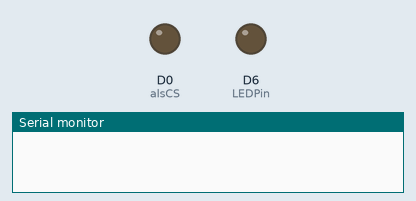
Simulated run of this sketch. Board: Arduino MKR. Shown: output pins drawn as LEDs (lit = HIGH), the last lines printed to the serial monitor. WiFi joins after 1.5 s; servers stay silent unless stated; no MQTT or app messages arrive unless stated.

Above: at 0.0 s.
At 8.6 s:
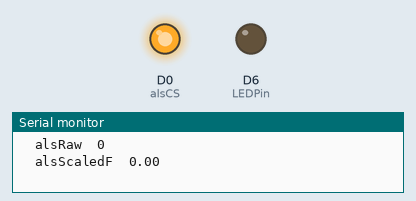
Timing chart, 0 to 10.1 s (numbered marks = the images above):
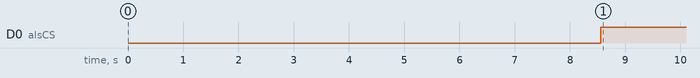

Measured:
- by itself, D0 (alsCS): LOW → HIGH at 8.6 s

The sketch:

Wat_MKR_SPI_ALS2_H_sim2_F3AC.ino
```cpp
/*
MKR1000 connecting to IBM Watson IoT Platform

Based on documentation and "recipes" on IBM Bluemix
https://www.ibm.com/cloud-computing/bluemix/watson
Timo Karppinen 19.2.2017

Modified for testing SPI Ambient light sensor board Digilent PmodALS
Please connect
MKR1000 - PmodALS
GND - 5 GND
Vcc - 6 Vcc
9 SCK - 4 SCK
10 MISO - 3 MISO
2 - 1 SS

ALS data on the SPI
D15 ... D13 - three zeros
D12 ... D04 - 8 bits of ambient light data
D03 ... D00 - four zeros

Details on the connection of ADC chip on ALS board are given
http://www.ti.com/lit/ds/symlink/adc081s021.pdf
Timo Karppinen 25.1.2018
 */

#include <SPI.h>
#include <WiFi101.h>
#include <WiFiSSLClient.h>
#include <MQTTClient.h>  // The Gaehwiler mqtt client

// WLAN
//char ssid[] = "Moto_Z2_TK"; //  your network SSID (name)
//char pass[] = "xxxxxxxxxx";    // your network password (use for WPA)

char ssid[] = "HAMKvisitor"; //  your network SSID (name)
char pass[] = "xxxxxxxxx";    // your network password (use for WPA)

//char ssid[] = "Nelli";
//char pass[] = "xxxxxxxxxxx";


// IBM Watson
// Your organization and device needs to be registered in IBM Watson IoT Platform.
// Instruction for registering on page
// https://internetofthings.ibmcloud.com/#

//char *client_id = "d:<your Organization ID>:<your Device Type>:<your Device ID>";
char *client_id = "d:8yyyy:A_MKR1000:sim2_1234";
char *user_id = "use-token-auth";   // telling that authentication will be done with token
char *authToken = "mExxxxxxxa0"; // Your IBM Watson Authentication Token

//char *ibm_hostname = “your-org-id.messaging.internetofthings.ibmcloud.com”;
char *ibm_hostname = "8yyyyyy.messaging.internetofthings.ibmcloud.com";

// sensors and LEDS
const int LEDPin = LED_BUILTIN;     // must be a pin that supports PWM. 0...8 on MKR1000
// PModALS
const int alsCS = 0;        // chip select for sensor SPI communication
byte alsByte0 = 0;           // 8 bit data from sensor board
byte alsByte1 = 0;           // 8 bit data from sensor board
byte alsByteSh0 = 0;
byte alsByteSh1 = 0;
int als8bit = 0;
int alsRaw = 0;
float alsScaledF = 0;


int blinkState = 0;

/*use this class if you connect using SSL
 * WiFiSSLClient net;
*/
WiFiClient net;
MQTTClient MQTTc;

unsigned long lastSampleMillis = 0;
unsigned long previousWiFiBeginMillis = 0;
unsigned long lastWatsonMillis = 0;
unsigned long lastPrintMillis = 0;


void setup()
{
  Serial.begin(9600);
  delay(2000); // Wait for wifi unit to power up
  WiFi.begin(ssid, pass);
  delay(5000); // Wait for WiFi to connect
  Serial.println("Connected to WLAN");
  printWiFiStatus();

  /*
    client.begin("<Address Watson IOT>", 1883, net);
    Address Watson IOT: <WatsonIOTOrganizationID>.messaging.internetofthings.ibmcloud.com
    Example:
    client.begin("iqwckl.messaging.internetofthings.ibmcloud.com", 1883, net);
  */
  MQTTc.begin(ibm_hostname, 1883, net);  // Cut for testing without Watson

  connect();

  SPI.begin();
  // Set up the I/O pins
  pinMode(alsCS, OUTPUT);
  digitalWrite(alsCS, HIGH);   // for not communicating with ALS at the moment

  pinMode(LEDPin, OUTPUT);


}

void loop() {
   MQTTc.loop();  // Cut for testing without Watson


  // opening and closing SPI communication for reading sensor
  if(millis() - lastSampleMillis > 500)
  {
    lastSampleMillis = millis();
    SPI.beginTransaction(SPISettings(14000000, MSBFIRST, SPI_MODE0));
    digitalWrite(alsCS, LOW);

    alsByte0 = SPI.transfer(0x00);
    alsByte1 = SPI.transfer(0x00);

    digitalWrite(alsCS, HIGH);
    SPI.endTransaction();


    alsByteSh0 = alsByte0 << 4;
    alsByteSh1 = alsByte1 >> 4;


    als8bit =( alsByteSh0 | alsByteSh1 );

    alsRaw = als8bit; //
    alsScaledF = float(alsRaw)*6.68;

  }

  // Print on serial monitor once in 1000 millisecond
  if(millis() - lastPrintMillis > 1000)
  {
    Serial.print("als bytes from sensor without leading zeros  ");
    Serial.print(alsByteSh0, BIN);
    Serial.print("  ");
    Serial.print(alsByteSh1, BIN);
    Serial.print("  als8bit   ");
    Serial.println(als8bit, BIN);
    Serial.print("  alsRaw  ");
    Serial.println(alsRaw);
    Serial.print("  alsScaledF  ");
    Serial.println(alsScaledF);

    lastPrintMillis = millis();
  }

     // publish a message every  60 second.
     if(millis() - lastWatsonMillis > 60000)
     {
      Serial.println("Publishing to Watson...");
        if(!MQTTc.connected()) {    // Cut for testing without Watson
         connect();                 // Cut for testing without Watson
        }                           // Cut for testing without Watson
        lastWatsonMillis = millis();
         //Cut for testing without Watson

    //ok   String wpayload = "{\"d\":{\"AmbientLightSensor\":\"ALS1 \",\"ALSScaled\":123.4, \"ALSStreight\":5678}}";
          String wpayload = "{\"d\":{\"AmbientLightSensor\":\"ALS1 \",\"ALSScaled\":" + String(alsScaledF)+ ", \"ALSStreight\":" + String(alsRaw)+"}}";

          MQTTc.publish("iot-2/evt/AmbientLight/fmt/json", wpayload);

     }

    delay(1);

// end of loop
}

void connect()
{
  Serial.print("checking WLAN...");
  while (WiFi.status() != WL_CONNECTED)
  {
    Serial.print(".");       // printing a dot every half second
    if ( millis() - previousWiFiBeginMillis > 5000) // reconnecting
    {
      previousWiFiBeginMillis = millis();
      WiFi.begin(ssid, pass);
      delay(5000); // Wait for WiFi to connect
      Serial.println("Connected to WLAN");
      printWiFiStatus();
    }
    delay(500);

  }
  /*
    Example:
    MQTTc.connect("d:iqwckl:arduino:oxigenarbpm","use-token-auth","90wT2?a*1WAMVJStb1")

    Documentation:
    https://console.ng.bluemix.net/docs/services/IoT/iotplatform_task.html#iotplatform_task
  */

  Serial.print("\nconnecting Watson with MQTT....");
  // Cut for testing without Watson
while (!MQTTc.connect(client_id,user_id,authToken))
  {
    Serial.print(".");
    delay(30000); // try again in thirty seconds
  }
  Serial.println("\nconnected!");
}

// messageReceived subroutine needs to be here. MQTT client is calling it.
void messageReceived(String topic, String payload, char * bytes, unsigned int length) {
  Serial.print("incoming: ");
  Serial.print(topic);
  Serial.print(" - ");
  Serial.print(payload);
  Serial.println();
}

void printWiFiStatus() {
  // print the SSID of the network you're attached to:
  Serial.print("SSID: ");
  Serial.println(WiFi.SSID());

  // print your WiFi shield's IP address:
  IPAddress ip = WiFi.localIP();
  Serial.print("IP Address: ");
  Serial.println(ip);

  // print the received signal strength:
  long rssi = WiFi.RSSI();
  Serial.print("signal strength (RSSI):");
  Serial.print(rssi);
  Serial.println(" dBm");
}
```
